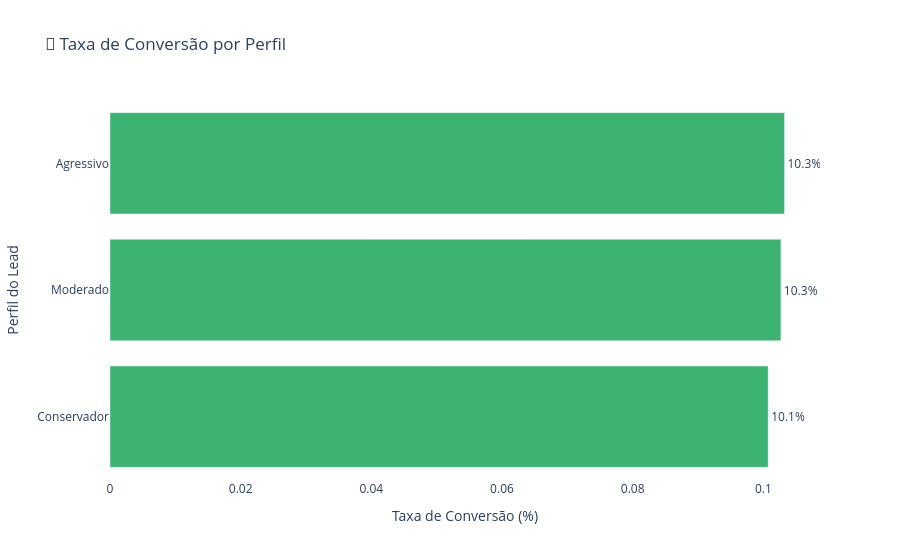

The code cell stored with this chart in its notebook:
### Markdown cell above
## 🧬 Conversão por Perfil de Trader

### Code cell
# Calcula taxa de conversão por perfil
perfil_conv = (
    df[df['perfil'].notnull()]
    .groupby('perfil')['status_conversao']
    .value_counts(normalize=True)
    .unstack()
    .fillna(0)
    .reset_index()
    .sort_values(by='Convertido')
)

# Gráfico com Plotly


fig_perfil = px.bar(
    perfil_conv,
    x='Convertido',
    y='perfil',
    orientation='h',
    title='🧠 Taxa de Conversão por Perfil',
    text='Convertido',
    labels={'Convertido': 'Taxa de Conversão (%)', 'perfil': 'Perfil'}
)

fig_perfil.update_traces(
    marker_color='mediumseagreen',
    texttemplate='%{text:.1%}',
    textposition='outside'
)

fig_perfil.update_layout(
    xaxis_title='Taxa de Conversão (%)',
    yaxis_title='Perfil do Lead',
    plot_bgcolor='rgba(0,0,0,0)',
    paper_bgcolor='white'
)

fig_perfil.show()

### Figure 1 — Plotly figure (JSON) as saved in the notebook; plotly's stock layout.template omitted (floating-point values rounded to 4 significant figures)
{"data": [{"hovertemplate": "Taxa de Conversão (%)=%{text}<br>Perfil=%{y}<extra></extra>", "legendgroup": "", "marker": {"color": "mediumseagreen", "pattern": {"shape": ""}}, "name": "", "orientation": "h", "showlegend": false, "text": [0.1007, 0.1027, 0.1032], "textposition": "outside", "texttemplate": "%{text:.1%}", "type": "bar", "x": [0.1007, 0.1027, 0.1032], "xaxis": "x", "y": ["Conservador", "Moderado", "Agressivo"], "yaxis": "y"}], "layout": {"barmode": "relative", "legend": {"tracegroupgap": 0}, "paper_bgcolor": "white", "plot_bgcolor": "rgba(0,0,0,0)", "title": {"text": "🧠 Taxa de Conversão por Perfil"}, "xaxis": {"anchor": "y", "domain": [0, 1], "title": {"text": "Taxa de Conversão (%)"}}, "yaxis": {"anchor": "x", "domain": [0, 1], "title": {"text": "Perfil do Lead"}}}}
